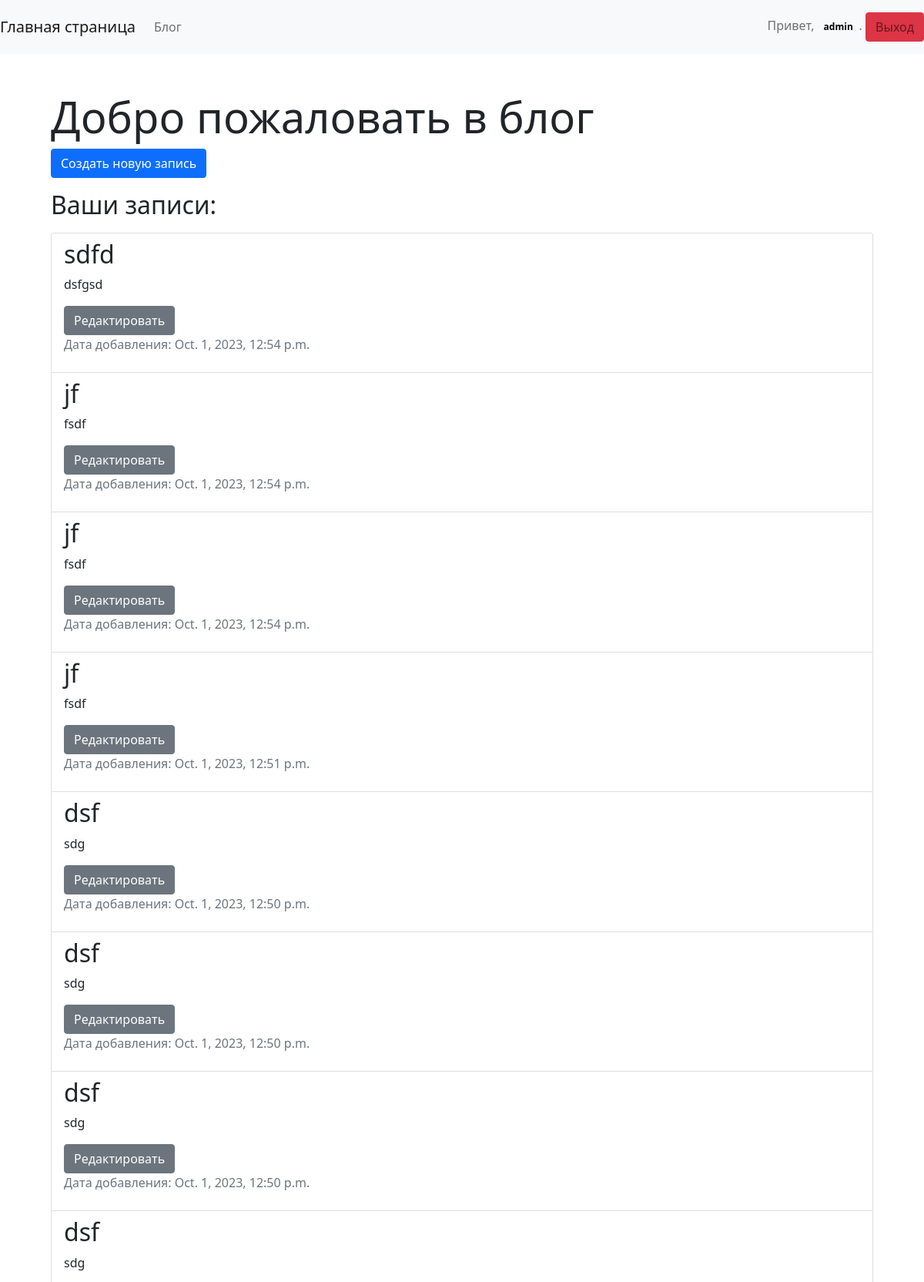
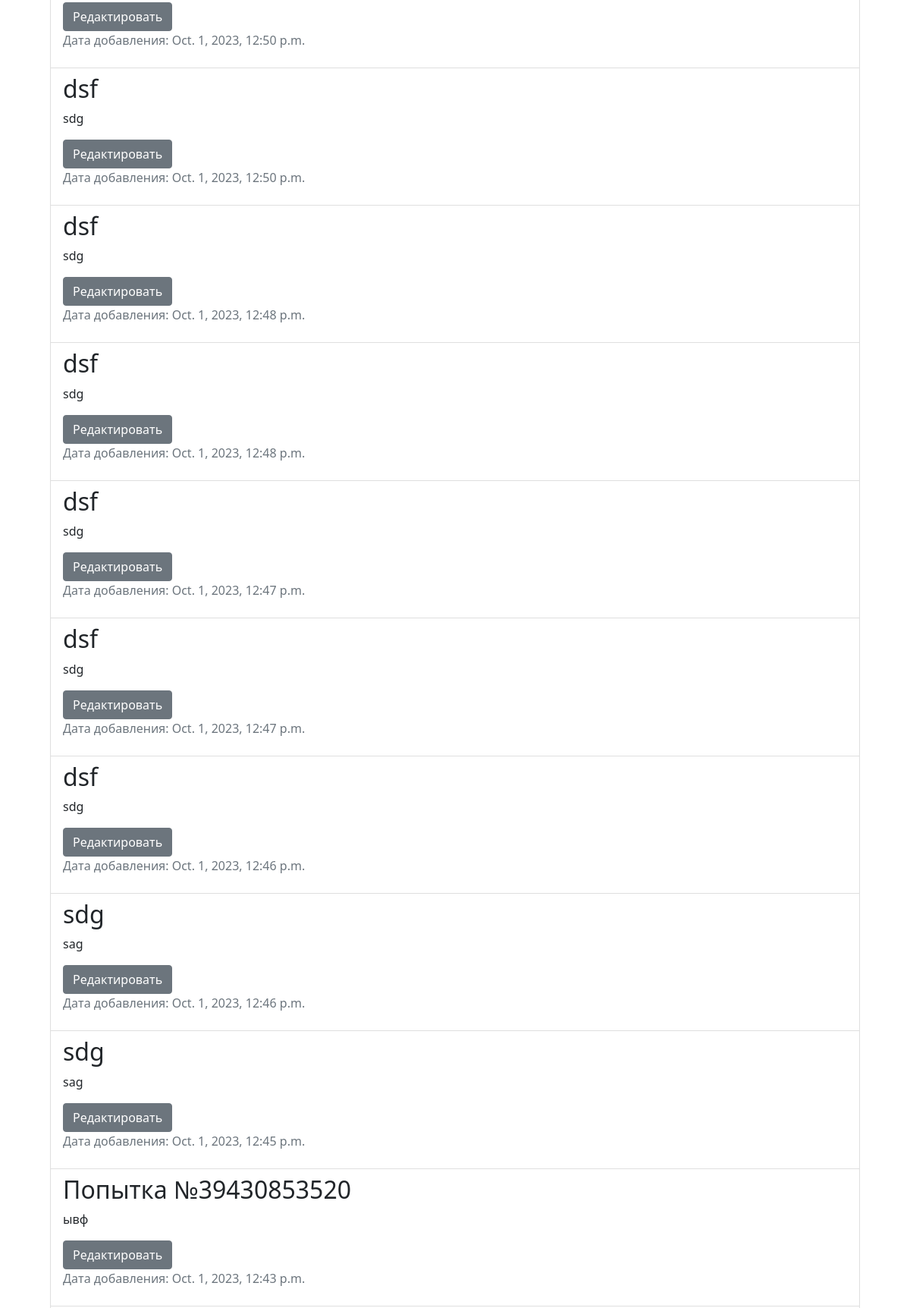
The page /blogs/blog/ (signed in, upper part) on the database its author committed (2 pictures, top to bottom).
### blogs/models.py (models this page shows, shortened)
class BlogPost(models.Model):
    objects = None
    title = models.CharField(max_length=200)
    text = models.TextField()
    date_added = models.DateTimeField(auto_now_add=True)
    author = models.ForeignKey(User, on_delete=models.CASCADE)

### blogs/views.py (the view)
# urls.py: path('blogs/blog/', views.blog_view, name='blog'),
@login_required
def blog_view(request):
    user = request.user
    user_posts = BlogPost.objects.filter(author=user).order_by('-date_added')
    other_posts = BlogPost.objects.exclude(author=user).order_by('-date_added')
    context = {
        'user_posts': user_posts,
        'other_posts': other_posts,
    }
    return render(request, 'blogs/blog.html', context)

### blogs/templates/blogs/blog.html (shortened to what this page needs)
{% extends "blogs/base.html" %}
{% block content %}
    <div class="container mt-4">
        <h1 class="display-4">Добро пожаловать в блог</h1>
        <a class="btn btn-primary mb-3" href="{% url 'blogs:create_post' %}">Создать новую запись</a>
        <h2 class="mb-3">Ваши записи:</h2>
        <ul class="list-group">
            {% for post in user_posts %}
                <li class="list-group-item">
                    <h2>{{ post.title }}</h2>
                    <p>{{ post.text }}</p>
                    <a class="btn btn-secondary" href="{% url 'blogs:edit_post' post.id %}">Редактировать</a>
                    <p class="text-muted">Дата добавления: {{ post.date_added }}</p>
                </li>
            {% endfor %}
        </ul>
    </div>
{% endblock %}

### blogs/templates/blogs/base.html (shortened to what this page needs)
{% load bootstrap4 %}
<html lang="en">
<head>
    <link rel="stylesheet" href="https://cdn.jsdelivr.net/npm/bootstrap@5.1.3/dist/css/bootstrap.min.css">
</head>
<body>
    <nav class="navbar navbar-expand-lg navbar-light bg-light">
        <a class="navbar-brand" href="{% url 'blogs:home' %}">Главная страница</a>
        <div class="collapse navbar-collapse" id="navbarNav">
            <ul class="navbar-nav">
                <li class="nav-item">
                    <a class="nav-link" href="{% url 'blogs:blog' %}">Блог</a>
                </li>
            </ul>
        </div>
        {% if user.is_authenticated %}
            <span class="navbar-text">
                Привет, <span class="badge badge-success user-username">{{ user.username }}</span>.
                <a class="btn btn-danger text-decoration-none text-reset" href="{% url 'users:logout' %}">Выход</a>
            </span>
        {% else %}
            <span class="navbar-text">
                <a class="btn btn-primary text-decoration-none text-reset" href="{% url 'users:register' %}">Регистрация</a> -
                <a class="btn btn-primary text-decoration-none text-reset" href="{% url 'users:login' %}">Вход</a>
            </span>
        {% endif %}
    </nav>
    <div class="container mt-4">
        <div class="row">
            <div class="col-md-12">
                {% block content %}{% endblock content %}
            </div>
        </div>
    </div>
</body>
</html>

### blogs/templates/blogs/base.html (style rules this page uses)
.user-username { color: black; }

### rows shown on the page
BlogPost: title "sdfd", text "dsfgsd", date_added "Oct. 1, 2023, 12:54 p.m."
BlogPost: title "jf", text "fsdf", date_added "Oct. 1, 2023, 12:54 p.m."
BlogPost: title "jf", text "fsdf", date_added "Oct. 1, 2023, 12:54 p.m."
BlogPost: title "jf", text "fsdf", date_added "Oct. 1, 2023, 12:51 p.m."
BlogPost: title "dsf", text "sdg", date_added "Oct. 1, 2023, 12:50 p.m."
BlogPost: title "dsf", text "sdg", date_added "Oct. 1, 2023, 12:50 p.m."
BlogPost: title "dsf", text "sdg", date_added "Oct. 1, 2023, 12:50 p.m."
BlogPost: title "dsf", text "sdg", date_added "Oct. 1, 2023, 12:50 p.m."
BlogPost: title "dsf", text "sdg", date_added "Oct. 1, 2023, 12:50 p.m."
BlogPost: title "dsf", text "sdg", date_added "Oct. 1, 2023, 12:48 p.m."
BlogPost: title "dsf", text "sdg", date_added "Oct. 1, 2023, 12:48 p.m."
BlogPost: title "dsf", text "sdg", date_added "Oct. 1, 2023, 12:47 p.m."
BlogPost: title "dsf", text "sdg", date_added "Oct. 1, 2023, 12:47 p.m."
BlogPost: title "dsf", text "sdg", date_added "Oct. 1, 2023, 12:46 p.m."
BlogPost: title "sdg", text "sag", date_added "Oct. 1, 2023, 12:46 p.m."
BlogPost: title "sdg", text "sag", date_added "Oct. 1, 2023, 12:45 p.m."
BlogPost: title "Попытка №39430853520", text "ывф", date_added "Oct. 1, 2023, 12:43 p.m."

### other values the page prints
{{ user.username }} "admin"
